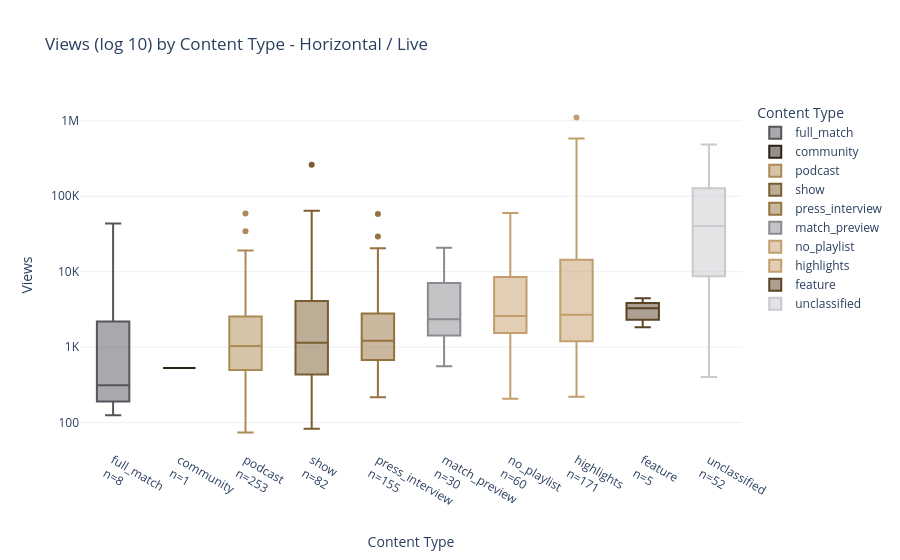

Notebook cell for this chart:
### Code cell
horizontal_df = df[df['format'] != 'short'].copy()

order = horizontal_df.groupby('content_type')['view_count'].median().sort_values().index.tolist()
n = horizontal_df['content_type'].value_counts()

fig = px.box(
    horizontal_df, x='content_type', y='log10_views',
    color='content_type',
    color_discrete_map=CONTENT_COLORS,
    category_orders={'content_type': order},
    title='Views (log 10) by Content Type - Horizontal / Live ',
    labels={'content_type': 'Content Type', 'log10_views': "Views"}
    )

fig.update_xaxes(
    tickvals=order,
    ticktext=[f'{f}<br>n={n[f]}' for f in order])

fig.update_yaxes(
    tickvals=[2, 3, 4, 5, 6],
    ticktext=['100', '1K', '10K', '100K', '1M'])

fig.show()

### Figure 1 — Plotly figure (JSON) as saved in the notebook; plotly's stock layout.template omitted (floating-point values rounded to 4 significant figures; data arrays with more than 128 entries replaced by an {"elided": "..."} marker saying what was removed)
{"data": [{"alignmentgroup": "True", "hovertemplate": "Content Type=%{x}<br>Views=%{y}<extra></extra>", "legendgroup": "full_match", "marker": {"color": "#55555C"}, "name": "full_match", "notched": false, "offsetgroup": "full_match", "orientation": "v", "showlegend": true, "type": "box", "x": ["full_match", "full_match", "full_match", "full_match", "full_match", "full_match", "full_match", "full_match"], "x0": " ", "xaxis": "x", "y": [4.639, 2.446, 2.097, 2.547, 2.669, 2.398, 2.164, 4.012], "y0": " ", "yaxis": "y"}, {"alignmentgroup": "True", "hovertemplate": "Content Type=%{x}<br>Views=%{y}<extra></extra>", "legendgroup": "community", "marker": {"color": "#2B2114"}, "name": "community", "notched": false, "offsetgroup": "community", "orientation": "v", "showlegend": true, "type": "box", "x": ["community"], "x0": " ", "xaxis": "x", "y": [2.724], "y0": " ", "yaxis": "y"}, {"alignmentgroup": "True", "hovertemplate": "Content Type=%{x}<br>Views=%{y}<extra></extra>", "legendgroup": "podcast", "marker": {"color": "#AD8A55"}, "name": "podcast", "notched": false, "offsetgroup": "podcast", "orientation": "v", "showlegend": true, "type": "box", "x": {"elided": "253 str values"}, "x0": " ", "xaxis": "x", "y": {"elided": "253 float values"}, "y0": " ", "yaxis": "y"}, {"alignmentgroup": "True", "hovertemplate": "Content Type=%{x}<br>Views=%{y}<extra></extra>", "legendgroup": "show", "marker": {"color": "#7A5D31"}, "name": "show", "notched": false, "offsetgroup": "show", "orientation": "v", "showlegend": true, "type": "box", "x": ["show", "show", "show", "show", "show", "show", "show", "show", "show", "show", "show", "show", "show", "show", "show", "show", "show", "show", "show", "show", "show", "show", "show", "show", "show", "show", "show", "show", "show", "show", "show", "show", "show", "show", "show", "show", "show", "show", "show", "show", "show", "show", "show", "show", "show", "show", "show", "show", "show", "show", "show", "show", "show", "show", "show", "show", "show", "show", "show", "show", "show", "show", "show", "show", "show", "show", "show", "show", "show", "show", "show", "show", "show", "show", "show", "show", "show", "show", "show", "show", "show", "show"], "x0": " ", "xaxis": "x", "y": [3.236, 3.269, 3.36, 3.726, 2.71, 2.717, 2.967, 2.747, 3.745, 3.575, 2.888, 3.711, 3.052, 3.057, 3.848, 3.628, 4.809, 4.779, 3.401, 3.163, 3.051, 3.611, 3.886, 3.897, 3.696, 3.622, 4.349, 3.578, 3.351, 4.675, 4.284, 3.274, 3.38, 3.17, 3.044, 3.071, 4.127, 3.523, 3.549, 5.417, 4.014, 4.81, 3.537, 2.61, 3.166, 2.63, 3.02, 2.765, 2.695, 2.556, 2.583, 2.732, 2.903, 2.407, 3.034, 2.35, 2.22, 2.152, 2.068, 1.919, 2.037, 2.107, 1.973, 2.17, 2.258, 2.354, 4.37, 3.063, 3.45, 3.597, 2.577, 2.444, 2.835, 2.618, 3.043, 2.594, 2.685, 2.636, 2.877, 2.783, 3.948, 3.495], "y0": " ", "yaxis": "y"}, {"alignmentgroup": "True", "hovertemplate": "Content Type=%{x}<br>Views=%{y}<extra></extra>", "legendgroup": "press_interview", "marker": {"color": "#96733E"}, "name": "press_interview", "notched": false, "offsetgroup": "press_interview", "orientation": "v", "showlegend": true, "type": "box", "x": {"elided": "155 str values"}, "x0": " ", "xaxis": "x", "y": {"elided": "155 float values"}, "y0": " ", "yaxis": "y"}, {"alignmentgroup": "True", "hovertemplate": "Content Type=%{x}<br>Views=%{y}<extra></extra>", "legendgroup": "match_preview", "marker": {"color": "#8A8A90"}, "name": "match_preview", "notched": false, "offsetgroup": "match_preview", "orientation": "v", "showlegend": true, "type": "box", "x": ["match_preview", "match_preview", "match_preview", "match_preview", "match_preview", "match_preview", "match_preview", "match_preview", "match_preview", "match_preview", "match_preview", "match_preview", "match_preview", "match_preview", "match_preview", "match_preview", "match_preview", "match_preview", "match_preview", "match_preview", "match_preview", "match_preview", "match_preview", "match_preview", "match_preview", "match_preview", "match_preview", "match_preview", "match_preview", "match_preview"], "x0": " ", "xaxis": "x", "y": [3.375, 3.179, 3.191, 2.747, 2.751, 2.851, 3.247, 3.283, 2.823, 3.006, 3.202, 3.89, 3.596, 3.079, 3.46, 3.362, 3.967, 4.009, 4.113, 3.854, 3.532, 3.51, 3.72, 3.851, 4.319, 3.828, 3.927, 2.911, 3.184, 3.155], "y0": " ", "yaxis": "y"}, {"alignmentgroup": "True", "hovertemplate": "Content Type=%{x}<br>Views=%{y}<extra></extra>", "legendgroup": "no_playlist", "marker": {"color": "#C39E6D"}, "name": "no_playlist", "notched": false, "offsetgroup": "no_playlist", "orientation": "v", "showlegend": true, "type": "box", "x": ["no_playlist", "no_playlist", "no_playlist", "no_playlist", "no_playlist", "no_playlist", "no_playlist", "no_playlist", "no_playlist", "no_playlist", "no_playlist", "no_playlist", "no_playlist", "no_playlist", "no_playlist", "no_playlist", "no_playlist", "no_playlist", "no_playlist", "no_playlist", "no_playlist", "no_playlist", "no_playlist", "no_playlist", "no_playlist", "no_playlist", "no_playlist", "no_playlist", "no_playlist", "no_playlist", "no_playlist", "no_playlist", "no_playlist", "no_playlist", "no_playlist", "no_playlist", "no_playlist", "no_playlist", "no_playlist", "no_playlist", "no_playlist", "no_playlist", "no_playlist", "no_playlist", "no_playlist", "no_playlist", "no_playlist", "no_playlist", "no_playlist", "no_playlist", "no_playlist", "no_playlist", "no_playlist", "no_playlist", "no_playlist", "no_playlist", "no_playlist", "no_playlist", "no_playlist", "no_playlist"], "x0": " ", "xaxis": "x", "y": [3.32, 2.877, 4.165, 4.082, 3.86, 3.891, 4.238, 3.038, 4.337, 3.098, 2.809, 3.201, 2.958, 4.166, 3.141, 3.307, 4.641, 3.438, 3.967, 4.006, 4.777, 3.896, 3.539, 3.75, 3.354, 3.631, 3.424, 3.234, 3.85, 3.719, 3.403, 4.556, 4.432, 3.09, 3.921, 3.424, 3.202, 3.435, 3.202, 3.318, 3.194, 4.336, 3.374, 3.943, 3.65, 4.054, 3.308, 3.321, 4.417, 2.316, 2.604, 3.278, 2.928, 2.576, 2.574, 3.002, 2.9, 3.457, 3.355, 3.181], "y0": " ", "yaxis": "y"}, {"alignmentgroup": "True", "hovertemplate": "Content Type=%{x}<br>Views=%{y}<extra></extra>", "legendgroup": "highlights", "marker": {"color": "#C39E6D"}, "name": "highlights", "notched": false, "offsetgroup": "highlights", "orientation": "v", "showlegend": true, "type": "box", "x": {"elided": "171 str values"}, "x0": " ", "xaxis": "x", "y": {"elided": "171 float values"}, "y0": " ", "yaxis": "y"}, {"alignmentgroup": "True", "hovertemplate": "Content Type=%{x}<br>Views=%{y}<extra></extra>", "legendgroup": "feature", "marker": {"color": "#584324"}, "name": "feature", "notched": false, "offsetgroup": "feature", "orientation": "v", "showlegend": true, "type": "box", "x": ["feature", "feature", "feature", "feature", "feature"], "x0": " ", "xaxis": "x", "y": [3.398, 3.649, 3.563, 3.517, 3.264], "y0": " ", "yaxis": "y"}, {"alignmentgroup": "True", "hovertemplate": "Content Type=%{x}<br>Views=%{y}<extra></extra>", "legendgroup": "unclassified", "marker": {"color": "#C9C9CE"}, "name": "unclassified", "notched": false, "offsetgroup": "unclassified", "orientation": "v", "showlegend": true, "type": "box", "x": ["unclassified", "unclassified", "unclassified", "unclassified", "unclassified", "unclassified", "unclassified", "unclassified", "unclassified", "unclassified", "unclassified", "unclassified", "unclassified", "unclassified", "unclassified", "unclassified", "unclassified", "unclassified", "unclassified", "unclassified", "unclassified", "unclassified", "unclassified", "unclassified", "unclassified", "unclassified", "unclassified", "unclassified", "unclassified", "unclassified", "unclassified", "unclassified", "unclassified", "unclassified", "unclassified", "unclassified", "unclassified", "unclassified", "unclassified", "unclassified", "unclassified", "unclassified", "unclassified", "unclassified", "unclassified", "unclassified", "unclassified", "unclassified", "unclassified", "unclassified", "unclassified", "unclassified"], "x0": " ", "xaxis": "x", "y": [5.062, 4.114, 5.685, 4.169, 5.623, 4.322, 5.122, 3.137, 3.59, 4.001, 4.075, 3.588, 5.093, 3.566, 4.769, 3.388, 3.615, 4.024, 5.218, 5.216, 4.21, 4.444, 4.648, 4.229, 4.848, 5.124, 5.215, 3.882, 4.716, 4.562, 4.722, 4.519, 4.221, 4.885, 3.786, 4.652, 5.369, 4.799, 4.925, 4.668, 5.45, 5.285, 4.788, 5.365, 5.308, 5.187, 3.084, 3.655, 4.141, 2.931, 2.605, 3.05], "y0": " ", "yaxis": "y"}], "layout": {"boxmode": "overlay", "legend": {"title": {"text": "Content Type"}, "tracegroupgap": 0}, "title": {"text": "Views (log 10) by Content Type - Horizontal / Live "}, "xaxis": {"anchor": "y", "categoryarray": ["full_match", "community", "podcast", "show", "press_interview", "match_preview", "no_playlist", "highlights", "feature", "unclassified"], "categoryorder": "array", "domain": [0, 1], "ticktext": ["full_match<br>n=8", "community<br>n=1", "podcast<br>n=253", "show<br>n=82", "press_interview<br>n=155", "match_preview<br>n=30", "no_playlist<br>n=60", "highlights<br>n=171", "feature<br>n=5", "unclassified<br>n=52"], "tickvals": ["full_match", "community", "podcast", "show", "press_interview", "match_preview", "no_playlist", "highlights", "feature", "unclassified"], "title": {"text": "Content Type"}}, "yaxis": {"anchor": "x", "domain": [0, 1], "ticktext": ["100", "1K", "10K", "100K", "1M"], "tickvals": [2, 3, 4, 5, 6], "title": {"text": "Views"}}}}
